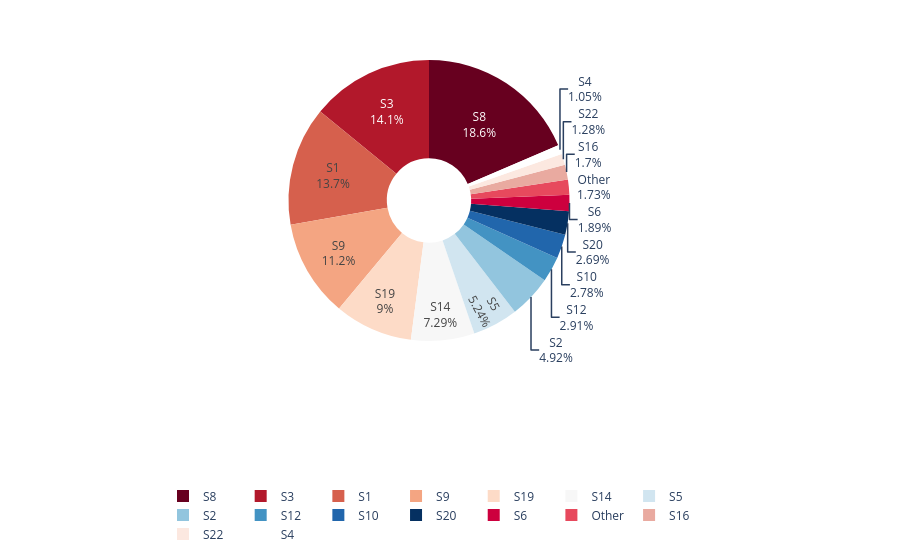

Notebook code for this chart:
### Code cell
import pandas as pd
import plotly.express as px

def plot_taxonomy_distribution(df, threshold=0.01):
    # Group by taxonomy_code and count prompts
    taxonomy_distribution = df.groupby("taxonomy_code")["response"].count()

    # Calculate percentages
    total = taxonomy_distribution.sum()
    percentages = taxonomy_distribution / total

    # Separate major vs minor categories
    major = taxonomy_distribution[percentages >= threshold]
    minor = taxonomy_distribution[percentages < threshold]

    # Add "Other" category if applicable
    if len(minor) > 0:
        major = pd.concat([major, pd.Series({"Other": minor.sum()})])

    # Reset index to make a dataframe
    taxonomy_df = major.reset_index()
    taxonomy_df.columns = ["taxonomy_code", "count"]

    # Sort by count (largest first)
    taxonomy_df = taxonomy_df.sort_values(by="count", ascending=False)

    # Create interactive donut chart
    fig = px.pie(
        taxonomy_df,
        values="count",
        names="taxonomy_code",
        hole=0.3,
        color_discrete_sequence=px.colors.sequential.RdBu
    )
    fig.update_traces(textinfo="percent+label")

    # Legend styling
    fig.update_layout(
        legend=dict(
            orientation="h",
            yanchor="top",
            y=-0.5,
            xanchor="center",
            x=0.5
        ),
        # title="Prompt Distribution by Taxonomy Code"
    )

    # Save as PDF
    fig.write_image(
        "/home/naseem_fordham/LLM_evaluation/Moderators_results/plots/taxonomy_response_distribution.pdf",
        format="pdf",
        scale=2
    )

    fig.show()

# Example usage
plot_taxonomy_distribution(df)

### Figure 1 — Plotly figure (JSON) as saved in the notebook; plotly's stock layout.template omitted (floating-point values rounded to 4 significant figures)
{"data": [{"domain": {"x": [0, 1], "y": [0, 1]}, "hole": 0.3, "hovertemplate": "taxonomy_code=%{label}<br>count=%{value}<extra></extra>", "labels": ["S8", "S3", "S1", "S9", "S19", "S14", "S5", "S2", "S12", "S10", "S20", "S6", "Other", "S16", "S22", "S4"], "legendgroup": "", "name": "", "showlegend": true, "textinfo": "percent+label", "type": "pie", "values": [4125, 3127, 3035, 2483, 1997, 1618, 1163, 1093, 645, 617, 598, 420, 383, 377, 285, 232]}], "layout": {"autosize": true, "legend": {"orientation": "h", "tracegroupgap": 0, "x": 0.5, "xanchor": "center", "y": -0.5, "yanchor": "top"}, "margin": {"t": 60}, "piecolorway": ["rgb(103,0,31)", "rgb(178,24,43)", "rgb(214,96,77)", "rgb(244,165,130)", "rgb(253,219,199)", "rgb(247,247,247)", "rgb(209,229,240)", "rgb(146,197,222)", "rgb(67,147,195)", "rgb(33,102,172)", "rgb(5,48,97)"]}}
